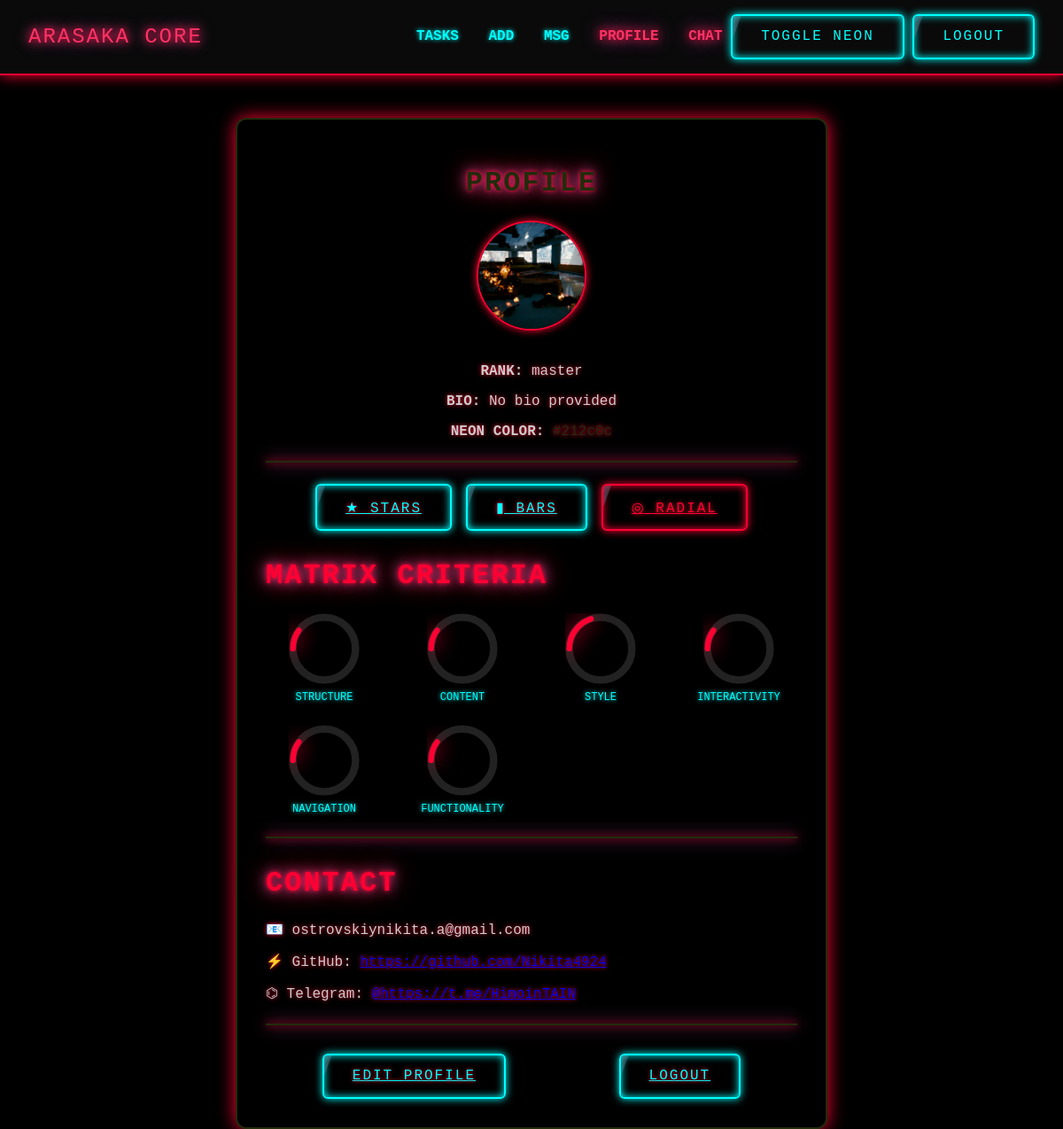
Screenshot of /tasks/profile/ (signed in) with the database file from the repository.
### tasks/models.py (models this page shows, shortened)
class Profile(models.Model):
    user = models.OneToOneField(User, on_delete=models.CASCADE)
    bio = models.TextField(blank=True, null=True)
    avatar = models.ImageField(upload_to='avatars/', blank=True, null=True)
    rank = models.CharField(max_length=100, blank=True, null=True)
    neon_color = models.CharField(max_length=7, default="#ff0033")  # HEX цвет
    github = models.CharField(max_length=100, blank=True, null=True)
    telegram = models.CharField(max_length=100, blank=True, null=True)
    qr_code = models.ImageField(upload_to='qr/', blank=True, null=True)
    structure_rating = models.IntegerField(default=5)
    content_rating = models.IntegerField(default=5)
    style_rating = models.IntegerField(default=5)
    interactivity_rating = models.IntegerField(default=5)
    navigation_rating = models.IntegerField(default=5)
    functionality_rating = models.IntegerField(default=5)

### tasks/views.py (the view)
# urls.py: path('profile/', profile, name='profile'),
@login_required
def profile(request):
    profile = request.user.profile
    criteria = [
        ("STRUCTURE", profile.structure_rating),
        ("CONTENT", profile.content_rating),
        ("STYLE", profile.style_rating),
        ("INTERACTIVITY", profile.interactivity_rating),
        ("NAVIGATION", profile.navigation_rating),
        ("FUNCTIONALITY", profile.functionality_rating),
    ]
    mode = request.GET.get("mode", "radial")  # stars / bars / radial
    return render(request, "tasks/profile.html", {
        "profile": profile,
        "criteria": criteria,
        "mode": mode
    })

### tasks/templates/tasks/profile.html (shortened to what this page needs)
{% extends "base.html" %}
{% load static %}
{% load profile_extras %}
{% block content %}
<div class="profile-wrapper">
    <div class="profile-card" style="border-color: {{ profile.neon_color }}">
        <h1 class="glitch-text" data-text="PROFILE" style="color: {{ profile.neon_color }}">PROFILE</h1>
        {% if profile.avatar %}
            <img src="{{ profile.avatar.url }}" class="avatar-preview">
        {% else %}
            <div class="avatar-placeholder">NO AVATAR</div>
        {% endif %}
        <p><strong>RANK:</strong> {{ profile.rank|default:"N/A" }}</p>
        <p><strong>BIO:</strong> {{ profile.bio|default:"No bio provided" }}</p>
        <p><strong>NEON COLOR:</strong>
            <span style="color: {{ profile.neon_color }}">{{ profile.neon_color }}</span>
        </p>
        <hr class="neon-divider" style="border-color: {{ profile.neon_color }};">
        <div class="mode-switch">
            <a href="?mode=stars" class="btn-cyber {% if mode == 'stars' %}active{% endif %}">★ STARS</a>
            <a href="?mode=bars" class="btn-cyber {% if mode == 'bars' %}active{% endif %}">▮ BARS</a>
            <a href="?mode=radial" class="btn-cyber {% if mode == 'radial' %}active{% endif %}">◎ RADIAL</a>
        </div>
        <div class="matrix-criteria">
            <h3 class="glitch-text">MATRIX CRITERIA</h3>
            {% if mode == "stars" %}
                <div class="criterion"><span>STRUCTURE</span><span class="stars">{{ profile.structure_rating|stars }}</span></div>
                <div class="criterion"><span>CONTENT</span><span class="stars">{{ profile.content_rating|stars }}</span></div>
                <div class="criterion"><span>STYLE</span><span class="stars">{{ profile.style_rating|stars }}</span></div>
                <div class="criterion"><span>INTERACTIVITY</span><span class="stars">{{ profile.interactivity_rating|stars }}</span></div>
                <div class="criterion"><span>NAVIGATION</span><span class="stars">{{ profile.navigation_rating|stars }}</span></div>
                <div class="criterion"><span>FUNCTIONALITY</span><span class="stars">{{ profile.functionality_rating|stars }}</span></div>
            {% elif mode == "radial" %}
                <div class="radial-grid">
                    {% for label, value in criteria %}
                    <div class="radial-item">
                        <svg viewBox="0 0 36 36" class="circular-chart">
                            <path class="circle-bg"
                                  d="M18 2.0845
                                     a 15.9155 15.9155 0 0 1 0 31.831
                                     a 15.9155 15.9155 0 0 1 0 -31.831"/>
                            <path class="circle"
                                  stroke-dasharray="{{ value|add:"0" }}0, 100"
                                  d="M18 2.0845
                                     a 15.9155 15.9155 0 0 1 0 31.831
                                     a 15.9155 15.9155 0 0 1 0 -31.831"/>
                            <text x="18" y="20.35" class="percentage">{{ value }}/5</text>
                        </svg>
                        <div class="radial-label">{{ label }}</div>
                    </div>
                    {% endfor %}
                </div>
            {% endif %}
        </div>
        <hr class="neon-divider" style="border-color: {{ profile.neon_color }};">
        <div class="matrix-criteria">
            <h3 class="glitch-text">CONTACT</h3>
            <p>📧 {{ profile.user.email }}</p>
            {% if profile.github %}<p>⚡ GitHub: <a href="{{ profile.github }}" target="_blank">{{ profile.github }}</a></p>{% endif %}
            {% if profile.telegram %}<p>⌬ Telegram: <a href="https://t.me/{{ profile.telegram }}" target="_blank">@{{ profile.telegram }}</a></p>{% endif %}
        </div>
        <hr class="neon-divider" style="border-color: {{ profile.neon_color }};">
        <div class="profile-actions">
            <a href="{% url 'edit_profile' %}" class="btn-cyber">EDIT PROFILE</a>
            <a href="{% url 'logout' %}" class="btn-cyber">LOGOUT</a>
        </div>
    </div>
</div>
{% endblock %}

### arasaka_core/static/css/cyberpunk.css (style rules this page uses)
body { background-color: #000; color: #ccc; font-family: 'Share Tech Mono', 'Consolas', monospace; margin: 0; padding: 0; text-shadow: 0 0 5px #ff0033; }
h1, h2, h3 { color: #ff3366; text-shadow: 0 0 8px #ff0033, 0 0 16px #ff66cc; letter-spacing: 2px; text-transform: uppercase; animation: pulse 2s infinite; }
.btn-cyber { display: inline-block; padding: 0.9rem 2rem; border: 2px solid #0ff; background: transparent; color: #0ff; font-family: 'Share Tech Mono', monospace; font-size: 1rem; text-transform: uppercase; letter-spacing: 2px; cursor: pointer; border-radius: 6px; text-align: center; position: relative; overflow: hidden; transition: all 0.3s ease; box-shadow: 0 0 10px #0ff, inset 0 0 10px #0ff; }
.btn-cyber::before, .btn-cyber::after { content: ''; position: absolute; top: 0; left: -100%; width: 100%; height: 100%; background: rgba(255, 0, 51, 0.2); transform: skewX(-20deg); }
.btn-cyber::before { animation: glitch-slide 2s infinite; }
.btn-cyber::after { animation: glitch-slide 3s infinite; background: rgba(0, 255, 255, 0.2); }
.glitch-text { font-size: 2rem; font-weight: bold; color: #ff0033; text-shadow: 0 0 5px #ff0033, 0 0 15px #ff66cc, 0 0 30px #ff0033; animation: glitch 1s infinite; margin-bottom: 1.5rem; text-transform: uppercase; }
.profile-wrapper { display: flex; justify-content: center; align-items: flex-start; margin-top: 3rem; }
.profile-card { border: 2px solid #ff0033; padding: 2rem; background: #000; box-shadow: 0 0 20px #ff0033; border-radius: 12px; max-width: 600px; width: 100%; text-align: center; }
.avatar-preview { width: 120px; height: 120px; border-radius: 50%; border: 2px solid #ff0033; box-shadow: 0 0 10px #ff0033; object-fit: cover; margin-bottom: 1rem; }
.neon-divider { border: 1px solid #ff0033; box-shadow: 0 0 10px #ff0033, 0 0 20px #ff66cc; margin: 1.5rem 0; }
.matrix-criteria { margin: 1.5rem 0; text-align: left; }
.radial-grid { display: grid; grid-template-columns: repeat(auto-fit, minmax(120px, 1fr)); gap: 1.5rem; justify-items: center; }
.radial-item { display: flex; flex-direction: column; align-items: center; }
.circular-chart { width: 80px; height: 80px; transform: rotate(-90deg); }
.radial-label { margin-top: 0.5rem; font-size: 0.75rem; color: #0ff; text-shadow: 0 0 5px #0ff; text-align: center; }
.profile-actions { display: flex; justify-content: space-around; margin-top: 2rem; }
.mode-switch { display: flex; justify-content: center; gap: 1rem; margin: 1rem 0 2rem; }
.mode-switch .btn-cyber.active { border-color: #ff0033; color: #ff0033; box-shadow: 0 0 10px #ff0033, inset 0 0 10px #ff0033; text-shadow: 0 0 5px #ff0033; }

### rows the page displays
Profile: avatar (picture), rank "master", bio "No bio provided", neon_color "#212c0c", user.email "ostrovskiynikita.a@gmail.com", github "https://github.com/Nikita4924", telegram "https://t.me/HimoinTAIN"

### other values shown
{{ label }} "STRUCTURE" "CONTENT" "STYLE" "INTERACTIVITY" "NAVIGATION" "FUNCTIONALITY"
